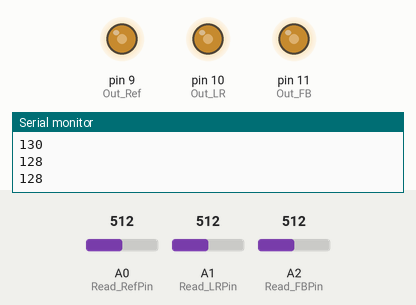
The sketch below on a simulated Arduino Uno, built with avr-gcc and run on an emulated ATmega328P. Parts: output pins drawn as LEDs (lit = HIGH), the last lines printed to the serial monitor. The inputs (shaded band) are chosen by the test bench; at power-on: A0 (Read_RefPin) = 512, A1 (Read_LRPin) = 512, A2 (Read_FBPin) = 512.

Above: at 0.1 s.
At 20.1 s:
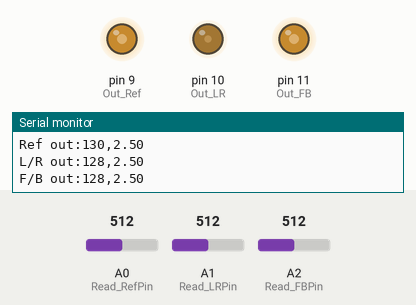
Timing chart, 0 to 36.5 s (numbered marks = the images above):
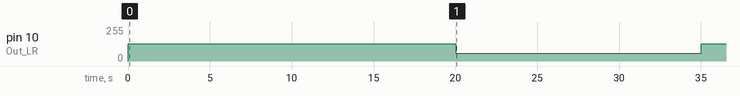

Measured:
- by itself, pin 10 (Out_LR): 128/255 → 57/255 at 20.0 s, → 128/255 15.0 s later

The sketch:

read_RC_input_output.ino
```cpp
int Read_RefPin = A0; // Analog input 0 to 1023 for Reference Center, green cable
int Read_LRPin = A1;   // Analog input of Left/Right, yellow cable
int Read_FBPin = A2;   // Analog input of Front/Back, white cable
int Out_Ref = 9;  // Analog PWM 0 to 255 for reference
int Out_LR = 10;  // Analog PWM 0 to 255 for reference
int Out_FB = 11;   // Analog PWM for Left/Right
int readvalue, Ref_outvalue, LR_outvalue, FB_outvalue;
int incr = 0;

void setup() {
  Serial.begin(9600);
  //pinMode(Out_Pin, OUTPUT);
  Serial.println("Enter a number, 0 to 5V");
  Ref_outvalue = 130;
  LR_outvalue = 128;
  FB_outvalue = 128;
  for (int nn=0; nn<10; nn++) {
     analogWrite(Out_Ref, Ref_outvalue);
     analogWrite(Out_LR, LR_outvalue);
     analogWrite(Out_FB, FB_outvalue);
     Serial.println(Ref_outvalue); // 0 to 255
     Serial.println(LR_outvalue);
     Serial.println(FB_outvalue);
     delay(2000);

     readvalue = analogRead(Read_RefPin);
     Serial.println(readvalue);
     if (readvalue < 512) {
       Ref_outvalue++;
     } else if (readvalue > 512) {
       Ref_outvalue--;
    }
    readvalue = analogRead(Read_LRPin);
    Serial.println(readvalue);
    if (readvalue < 512) {
       LR_outvalue++;
    } else if (readvalue > 512) {
       LR_outvalue--;
    }
    readvalue = analogRead(Read_FBPin);
    Serial.println(readvalue);
    Serial.println("============");
    if (readvalue < 512) {
       FB_outvalue++;
    } else if (readvalue > 512) {
       FB_outvalue--;
    }
  }
}

void loop() {
    readvalue = analogRead(Read_RefPin);
    Serial.print("Ref out:" + String(Ref_outvalue) + ",");
    Serial.println(readvalue*5.0/1023.0); // in Volt

    readvalue = analogRead(Read_LRPin);
    Serial.print("L/R out:" + String(LR_outvalue) + ",");
    Serial.println(readvalue*5.0/1023.0); // in Volt

    readvalue = analogRead(Read_FBPin);
    Serial.print("F/B out:" + String(FB_outvalue) + ",");
    Serial.println(readvalue*5.0/1023.0); // in Volt

    if (incr < 1) {
       analogWrite(Out_LR, 57);
       delay(5000);
    } else {
       analogWrite(Out_LR, LR_outvalue);
       delay(5000);
    }
    incr = 1;

    Serial.println("====");
    delay(10000);
}
```
